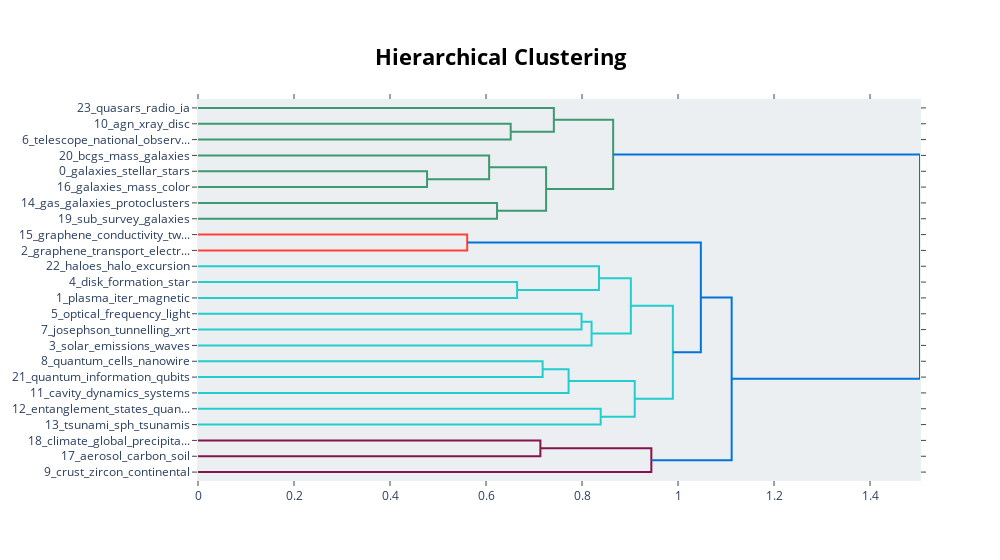

The notebook cell this image was saved under:
### Code cell
topic_model.visualize_hierarchy()

### Figure 1 — Plotly figure (JSON) as saved in the notebook; plotly's stock layout.template omitted (floating-point values rounded to 4 significant figures)
{"data": [{"hoverinfo": "text", "marker": {"color": "rgb(61,153,112)"}, "mode": "lines", "type": "scatter", "x": [0, 0.6514, 0.6514, 0], "xaxis": "x", "y": [-15, -15, -25, -25], "yaxis": "y"}, {"hoverinfo": "text", "marker": {"color": "rgb(61,153,112)"}, "mode": "lines", "type": "scatter", "x": [0, 0.7413, 0.7413, 0.6514], "xaxis": "x", "y": [-5, -5, -20, -20], "yaxis": "y"}, {"hoverinfo": "text", "marker": {"color": "rgb(61,153,112)"}, "mode": "lines", "type": "scatter", "x": [0, 0.4772, 0.4772, 0], "xaxis": "x", "y": [-45, -45, -55, -55], "yaxis": "y"}, {"hoverinfo": "text", "marker": {"color": "rgb(61,153,112)"}, "mode": "lines", "type": "scatter", "x": [0, 0.6065, 0.6065, 0.4772], "xaxis": "x", "y": [-35, -35, -50, -50], "yaxis": "y"}, {"hoverinfo": "text", "marker": {"color": "rgb(61,153,112)"}, "mode": "lines", "type": "scatter", "x": [0, 0.623, 0.623, 0], "xaxis": "x", "y": [-65, -65, -75, -75], "yaxis": "y"}, {"hoverinfo": "text", "marker": {"color": "rgb(61,153,112)"}, "mode": "lines", "type": "scatter", "x": [0.6065, 0.7252, 0.7252, 0.623], "xaxis": "x", "y": [-42.5, -42.5, -70, -70], "yaxis": "y"}, {"hoverinfo": "text", "marker": {"color": "rgb(61,153,112)"}, "mode": "lines", "type": "scatter", "x": [0.7413, 0.8649, 0.8649, 0.7252], "xaxis": "x", "y": [-12.5, -12.5, -56.25, -56.25], "yaxis": "y"}, {"hoverinfo": "text", "marker": {"color": "rgb(255,65,54)"}, "mode": "lines", "type": "scatter", "x": [0, 0.5608, 0.5608, 0], "xaxis": "x", "y": [-85, -85, -95, -95], "yaxis": "y"}, {"hoverinfo": "text", "marker": {"color": "rgb(35,205,205)"}, "mode": "lines", "type": "scatter", "x": [0, 0.6648, 0.6648, 0], "xaxis": "x", "y": [-115, -115, -125, -125], "yaxis": "y"}, {"hoverinfo": "text", "marker": {"color": "rgb(35,205,205)"}, "mode": "lines", "type": "scatter", "x": [0, 0.8353, 0.8353, 0.6648], "xaxis": "x", "y": [-105, -105, -120, -120], "yaxis": "y"}, {"hoverinfo": "text", "marker": {"color": "rgb(35,205,205)"}, "mode": "lines", "type": "scatter", "x": [0, 0.799, 0.799, 0], "xaxis": "x", "y": [-135, -135, -145, -145], "yaxis": "y"}, {"hoverinfo": "text", "marker": {"color": "rgb(35,205,205)"}, "mode": "lines", "type": "scatter", "x": [0.799, 0.8199, 0.8199, 0], "xaxis": "x", "y": [-140, -140, -155, -155], "yaxis": "y"}, {"hoverinfo": "text", "marker": {"color": "rgb(35,205,205)"}, "mode": "lines", "type": "scatter", "x": [0.8353, 0.9017, 0.9017, 0.8199], "xaxis": "x", "y": [-112.5, -112.5, -147.5, -147.5], "yaxis": "y"}, {"hoverinfo": "text", "marker": {"color": "rgb(35,205,205)"}, "mode": "lines", "type": "scatter", "x": [0, 0.7179, 0.7179, 0], "xaxis": "x", "y": [-165, -165, -175, -175], "yaxis": "y"}, {"hoverinfo": "text", "marker": {"color": "rgb(35,205,205)"}, "mode": "lines", "type": "scatter", "x": [0.7179, 0.772, 0.772, 0], "xaxis": "x", "y": [-170, -170, -185, -185], "yaxis": "y"}, {"hoverinfo": "text", "marker": {"color": "rgb(35,205,205)"}, "mode": "lines", "type": "scatter", "x": [0, 0.8389, 0.8389, 0], "xaxis": "x", "y": [-195, -195, -205, -205], "yaxis": "y"}, {"hoverinfo": "text", "marker": {"color": "rgb(35,205,205)"}, "mode": "lines", "type": "scatter", "x": [0.772, 0.9098, 0.9098, 0.8389], "xaxis": "x", "y": [-177.5, -177.5, -200, -200], "yaxis": "y"}, {"hoverinfo": "text", "marker": {"color": "rgb(35,205,205)"}, "mode": "lines", "type": "scatter", "x": [0.9017, 0.9892, 0.9892, 0.9098], "xaxis": "x", "y": [-130, -130, -188.8, -188.8], "yaxis": "y"}, {"hoverinfo": "text", "marker": {"color": "rgb(0,116,217)"}, "mode": "lines", "type": "scatter", "x": [0.5608, 1.048, 1.048, 0.9892], "xaxis": "x", "y": [-90, -90, -159.4, -159.4], "yaxis": "y"}, {"hoverinfo": "text", "marker": {"color": "rgb(133,20,75)"}, "mode": "lines", "type": "scatter", "x": [0, 0.7133, 0.7133, 0], "xaxis": "x", "y": [-215, -215, -225, -225], "yaxis": "y"}, {"hoverinfo": "text", "marker": {"color": "rgb(133,20,75)"}, "mode": "lines", "type": "scatter", "x": [0.7133, 0.9444, 0.9444, 0], "xaxis": "x", "y": [-220, -220, -235, -235], "yaxis": "y"}, {"hoverinfo": "text", "marker": {"color": "rgb(0,116,217)"}, "mode": "lines", "type": "scatter", "x": [1.048, 1.112, 1.112, 0.9444], "xaxis": "x", "y": [-124.7, -124.7, -227.5, -227.5], "yaxis": "y"}, {"hoverinfo": "text", "marker": {"color": "rgb(0,116,217)"}, "mode": "lines", "type": "scatter", "x": [0.8649, 1.504, 1.504, 1.112], "xaxis": "x", "y": [-34.38, -34.38, -176.1, -176.1], "yaxis": "y"}], "layout": {"autosize": false, "height": 560, "hoverlabel": {"bgcolor": "white", "font": {"family": "Rockwell", "size": 16}}, "hovermode": "closest", "plot_bgcolor": "#ECEFF1", "showlegend": false, "title": {"font": {"color": "Black", "size": 22}, "text": "<b>Hierarchical Clustering</b>", "x": 0.5, "xanchor": "center", "yanchor": "top"}, "width": 1000, "xaxis": {"mirror": "allticks", "rangemode": "tozero", "showgrid": false, "showline": true, "showticklabels": true, "ticks": "outside", "type": "linear", "zeroline": false}, "yaxis": {"mirror": "allticks", "range": [-240, 0], "rangemode": "tozero", "showgrid": false, "showline": true, "showticklabels": true, "tickmode": "array", "ticks": "outside", "ticktext": ["23_quasars_radio_ia", "10_agn_xray_disc", "6_telescope_national_observ...", "20_bcgs_mass_galaxies", "0_galaxies_stellar_stars", "16_galaxies_mass_color", "14_gas_galaxies_protoclusters", "19_sub_survey_galaxies", "15_graphene_conductivity_tw...", "2_graphene_transport_electr...", "22_haloes_halo_excursion", "4_disk_formation_star", "1_plasma_iter_magnetic", "5_optical_frequency_light", "7_josephson_tunnelling_xrt", "3_solar_emissions_waves", "8_quantum_cells_nanowire", "21_quantum_information_qubits", "11_cavity_dynamics_systems", "12_entanglement_states_quan...", "13_tsunami_sph_tsunamis", "18_climate_global_precipita...", "17_aerosol_carbon_soil", "9_crust_zircon_continental"], "tickvals": [-5, -15, -25, -35, -45, -55, -65, -75, -85, -95, -105, -115, -125, -135, -145, -155, -165, -175, -185, -195, -205, -215, -225, -235], "type": "linear", "zeroline": false}}}
